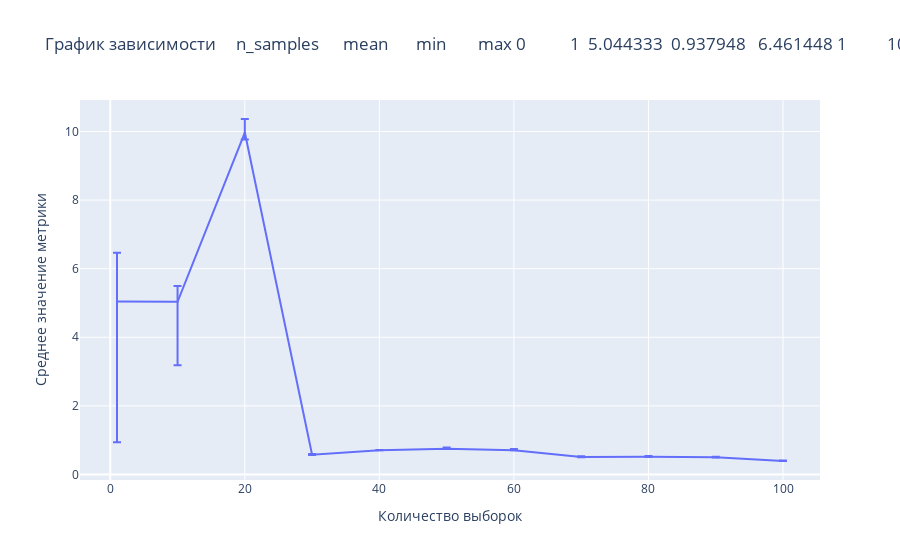

The cell this chart's notebook holds for it:
### Code cell
draw_plotly_plot(df, 'ibs_test')

### Figure 1 — Plotly figure (JSON) as saved in the notebook; plotly's stock layout.template omitted (floating-point values rounded to 4 significant figures)
{"data": [{"error_y": {"array": [1.417, 0.4644, 0.3942, 0.02053, 0.005186, 0.03442, 0.03171, 0.0217, 0.02111, 0.01509, 0.01175], "arrayminus": [4.106, 1.847, 0.2025, 0.004187, 0.001015, 0.005911, 0.00386, 0.003781, 0.003684, 0.002442, 0.002109]}, "hovertemplate": "Количество выборок=%{x}<br>Среднее значение метрики=%{y}<extra></extra>", "legendgroup": "", "line": {"color": "#636efa", "dash": "solid"}, "marker": {"symbol": "circle"}, "mode": "lines", "name": "", "orientation": "v", "showlegend": false, "type": "scatter", "x": [1, 10, 20, 30, 40, 50, 60, 70, 80, 90, 100], "xaxis": "x", "y": [5.044, 5.033, 9.97, 0.5736, 0.7083, 0.7527, 0.709, 0.5058, 0.5148, 0.4996, 0.3945], "yaxis": "y"}], "layout": {"autosize": true, "legend": {"tracegroupgap": 0}, "title": {"text": "График зависимости     n_samples      mean       min        max\n0           1  5.044333  0.937948   6.461448\n1          10  5.033047  3.185887   5.497491\n2          20  9.969894  9.767362  10.364083\n3          30  0.573550  0.569364   0.594080\n4          40  0.708349  0.707334   0.713535\n5          50  0.752730  0.746819   0.787151\n6          60  0.709034  0.705175   0.740742\n7          70  0.505787  0.502006   0.527491\n8          80  0.514836  0.511151   0.535947\n9          90  0.499571  0.497129   0.514663\n10        100  0.394508  0.392398   0.406256 от n_samples"}, "xaxis": {"anchor": "y", "autorange": true, "domain": [0, 1], "range": [-4.5, 105.5], "title": {"text": "Количество выборок"}, "type": "linear"}, "yaxis": {"anchor": "x", "autorange": true, "domain": [0, 1], "range": [-0.1616, 10.92], "title": {"text": "Среднее значение метрики"}, "type": "linear"}}}
